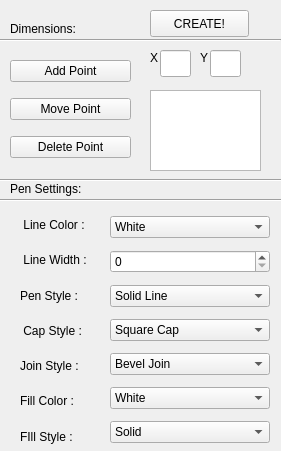
       <widget class="QWidget" name="polygonAddMenu" native="true">
        <property name="geometry">
         <rect>
          <x>10</x>
          <y>50</y>
          <width>281</width>
          <height>451</height>
         </rect>
        </property>
        <widget class="QLabel" name="polygonAddMenu_dimensions_endPointYLabel">
         <property name="geometry">
          <rect>
           <x>200</x>
           <y>50</y>
           <width>16</width>
           <height>16</height>
          </rect>
         </property>
         <property name="text">
          <string>Y</string>
         </property>
        </widget>
        <widget class="Line" name="polygonAddMenu_dimensions_formatLine">
         <property name="geometry">
          <rect>
           <x>-20</x>
           <y>25</y>
           <width>301</width>
           <height>31</height>
          </rect>
         </property>
         <property name="orientation">
          <enum>Qt::Horizontal</enum>
         </property>
        </widget>
        <widget class="QLineEdit" name="polygonAddMenu_dimensions_startPointY">
         <property name="geometry">
          <rect>
           <x>210</x>
           <y>50</y>
           <width>31</width>
           <height>27</height>
          </rect>
         </property>
        </widget>
        <widget class="QListWidget" name="polygonAddMenu_dimensions_pointList">
         <property name="geometry">
          <rect>
           <x>150</x>
           <y>90</y>
           <width>111</width>
           <height>81</height>
          </rect>
         </property>
         <property name="currentRow">
          <number>-1</number>
         </property>
         <property name="sortingEnabled">
          <bool>true</bool>
         </property>
        </widget>
        <widget class="QWidget" name="verticalLayoutWidget_24">
         <property name="geometry">
          <rect>
           <x>110</x>
           <y>210</y>
           <width>160</width>
           <height>241</height>
          </rect>
         </property>
         <layout class="QVBoxLayout" name="verticalLayout_18">
          <item>
           <widget class="QComboBox" name="polygonAddMenu_penSettings_lineColorCombo">
            <item>
             <property name="text">
              <string>White</string>
             </property>
            </item>
            <item>
             <property name="text">
              <string>Black</string>
             </property>
            </item>
            <item>
             <property name="text">
              <string>Cyan</string>
             </property>
            </item>
            <item>
             <property name="text">
              <string>Dark Cyan</string>
             </property>
            </item>
            <item>
             <property name="text">
              <string>Red</string>
             </property>
            </item>
            <item>
             <property name="text">
              <string>Dark Red</string>
             </property>
            </item>
            <item>
             <property name="text">
              <string>Magenta</string>
             </property>
            </item>
            <item>
             <property name="text">
              <string>Dark Magenta</string>
             </property>
            </item>
            <item>
             <property name="text">
              <string>Green</string>
             </property>
            </item>
            <item>
             <property name="text">
              <string>Dark Green</string>
             </property>
            </item>
            <item>
             <property name="text">
              <string>Yellow</string>
             </property>
            </item>
            <item>
             <property name="text">
              <string>Dark Yellow</string>
             </property>
            </item>
            <item>
             <property name="text">
              <string>Blue</string>
             </property>
            </item>
            <item>
             <property name="text">
              <string>Dark Blue</string>
             </property>
            </item>
            <item>
             <property name="text">
              <string>Grey</string>
             </property>
            </item>
            <item>
             <property name="text">
              <string>Dark Grey</string>
             </property>
            </item>
            <item>
             <property name="text">
              <string>Light Grey</string>
             </property>
            </item>
           </widget>
          </item>
          <item>
           <widget class="QSpinBox" name="polygonAddMenu_penSettings_lineWidthSpinBox"/>
          </item>
          <item>
           <widget class="QComboBox" name="polygonAddMenu_penSettings_penStyleCombo">
            <item>
             <property name="text">
              <string>Solid Line</string>
             </property>
            </item>
            <item>
             <property name="text">
              <string>Dash Line</string>
             </property>
            </item>
            <item>
             <property name="text">
              <string>Dot Line</string>
             </property>
            </item>
            <item>
             <property name="text">
              <string>Dash-Dot Line</string>
             </property>
            </item>
            <item>
             <property name="text">
              <string>Dash-Dot-Dot Line</string>
             </property>
            </item>
           </widget>
          </item>
          <item>
           <widget class="QComboBox" name="polygonAddMenu_penSettings_capStyleCombo">
            <item>
             <property name="text">
              <string>Square Cap</string>
             </property>
            </item>
            <item>
             <property name="text">
              <string>Flat Cap</string>
             </property>
            </item>
            <item>
             <property name="text">
              <string>Round Cap</string>
             </property>
            </item>
           </widget>
          </item>
          <item>
           <widget class="QComboBox" name="polygonAddMenu_penSettings_joinStyleCombo">
            <item>
             <property name="text">
              <string>Bevel Join</string>
             </property>
            </item>
            <item>
             <property name="text">
              <string>Miter Join</string>
             </property>
            </item>
            <item>
             <property name="text">
              <string>Round Join</string>
             </property>
            </item>
           </widget>
          </item>
          <item>
           <widget class="QComboBox" name="polygonAddMenu_penSettings_brushColorCombo">
            <item>
             <property name="text">
              <string>White</string>
             </property>
            </item>
            <item>
             <property name="text">
              <string>Black</string>
             </property>
            </item>
            <item>
             <property name="text">
              <string>Cyan</string>
             </property>
            </item>
            <item>
             <property name="text">
              <string>Dark Cyan</string>
             </property>
            </item>
            <item>
             <property name="text">
              <string>Red</string>
             </property>
            </item>
            <item>
             <property name="text">
              <string>Dark Red</string>
             </property>
            </item>
            <item>
             <property name="text">
              <string>Magenta</string>
             </property>
            </item>
            <item>
             <property name="text">
              <string>Dark Magenta</string>
             </property>
            </item>
            <item>
             <property name="text">
              <string>Green</string>
             </property>
            </item>
            <item>
             <property name="text">
              <string>Dark Green</string>
             </property>
            </item>
            <item>
             <property name="text">
              <string>Yellow</string>
             </property>
            </item>
            <item>
             <property name="text">
              <string>Dark Yellow</string>
             </property>
            </item>
            <item>
             <property name="text">
              <string>Blue</string>
             </property>
            </item>
            <item>
             <property name="text">
              <string>Dark Blue</string>
             </property>
            </item>
            <item>
             <property name="text">
              <string>Gray</string>
             </property>
            </item>
            <item>
             <property name="text">
              <string>Dark Gray</string>
             </property>
            </item>
            <item>
             <property name="text">
              <string>Light Gray</string>
             </property>
            </item>
           </widget>
          </item>
          <item>
           <widget class="QComboBox" name="polygonAddMenu_penSettings_brushStyleCombo">
            <item>
             <property name="text">
              <string>Solid</string>
             </property>
            </item>
            <item>
             <property name="text">
              <string>No Brush</string>
             </property>
            </item>
            <item>
             <property name="text">
              <string>Dense 1</string>
             </property>
            </item>
            <item>
             <property name="text">
              <string>Dense 2</string>
             </property>
            </item>
            <item>
             <property name="text">
              <string>Dense 3</string>
             </property>
            </item>
            <item>
             <property name="text">
              <string>Dense 4</string>
             </property>
            </item>
            <item>
             <property name="text">
              <string>Dense 5</string>
             </property>
            </item>
            <item>
             <property name="text">
              <string>Dense 6</string>
             </property>
            </item>
            <item>
             <property name="text">
              <string>Dense 7</string>
             </property>
            </item>
            <item>
             <property name="text">
              <string>Horizontal</string>
             </property>
            </item>
            <item>
             <property name="text">
              <string>Vertical</string>
             </property>
            </item>
            <item>
             <property name="text">
              <string>Cross</string>
             </property>
            </item>
            <item>
             <property name="text">
              <string>Back Diag.</string>
             </property>
            </item>
            <item>
             <property name="text">
              <string>Forward Diag.</string>
             </property>
            </item>
            <item>
             <property name="text">
              <string>Diag. Cross</string>
             </property>
            </item>
           </widget>
          </item>
         </layout>
        </widget>
        <widget class="Line" name="polygonAddMenu_penSettings_formatLineTop">
         <property name="geometry">
          <rect>
           <x>-10</x>
           <y>170</y>
           <width>301</width>
           <height>20</height>
          </rect>
         </property>
         <property name="orientation">
          <enum>Qt::Horizontal</enum>
         </property>
        </widget>
        <widget class="Line" name="polygonAddMenu_penSettings_formatLineBot">
         <property name="geometry">
          <rect>
           <x>-10</x>
           <y>190</y>
           <width>301</width>
           <height>20</height>
          </rect>
         </property>
         <property name="orientation">
          <enum>Qt::Horizontal</enum>
         </property>
        </widget>
        <widget class="QLabel" name="polygonAddMenu_penSettingLabel">
         <property name="geometry">
          <rect>
           <x>10</x>
           <y>180</y>
           <width>101</width>
           <height>17</height>
          </rect>
         </property>
         <property name="text">
          <string>Pen Settings:</string>
         </property>
        </widget>
        <widget class="QLabel" name="polygonAddMenu_dimensionLabel">
         <property name="geometry">
          <rect>
           <x>10</x>
           <y>20</y>
           <width>91</width>
           <height>17</height>
          </rect>
         </property>
         <property name="text">
          <string>Dimensions:</string>
         </property>
        </widget>
        <widget class="QWidget" name="verticalLayoutWidget_25">
         <property name="geometry">
          <rect>
           <x>10</x>
           <y>50</y>
           <width>121</width>
           <height>121</height>
          </rect>
         </property>
         <layout class="QVBoxLayout" name="verticalLayout_19">
          <item>
           <widget class="QPushButton" name="polygonAddMenu_dimensions_addPointButton">
            <property name="text">
             <string>Add Point</string>
            </property>
           </widget>
          </item>
          <item>
           <widget class="QPushButton" name="polygonAddMenu_dimensions_movePointButton">
            <property name="text">
             <string>Move Point</string>
            </property>
           </widget>
          </item>
          <item>
           <widget class="QPushButton" name="polygonAddMenu_dimensions_deletePointButton">
            <property name="text">
             <string>Delete Point</string>
            </property>
           </widget>
          </item>
         </layout>
        </widget>
        <widget class="QWidget" name="verticalLayoutWidget_26">
         <property name="geometry">
          <rect>
           <x>20</x>
           <y>210</y>
           <width>101</width>
           <height>241</height>
          </rect>
         </property>
         <layout class="QVBoxLayout" name="verticalLayout_26">
          <item>
           <widget class="QLabel" name="polygonAddMenu_penSettings_lineColorLabel">
            <property name="text">
             <string> Line Color :</string>
            </property>
           </widget>
          </item>
          <item>
           <widget class="QLabel" name="polygonAddMenu_penSettings_lineWidthLabel">
            <property name="text">
             <string> Line Width :</string>
            </property>
           </widget>
          </item>
          <item>
           <widget class="QLabel" name="polygonAddMenu_penSettings_penStyleLabel">
            <property name="text">
             <string>Pen Style :</string>
            </property>
           </widget>
          </item>
          <item>
           <widget class="QLabel" name="polygonAddMenu_penSettings_capStyleLabel">
            <property name="text">
             <string> Cap Style :</string>
            </property>
           </widget>
          </item>
          <item>
           <widget class="QLabel" name="polygonAddMenu_penSettings_joinStyleLabel">
            <property name="text">
             <string>Join Style :</string>
            </property>
           </widget>
          </item>
          <item>
           <widget class="QLabel" name="polygonAddMenu_penSettings_brushColorLabel">
            <property name="text">
             <string>Fill Color :</string>
            </property>
           </widget>
          </item>
          <item>
           <widget class="QLabel" name="polygonAddMenu_penSettings_brushStyleLabel">
            <property name="text">
             <string>FIll Style :</string>
            </property>
           </widget>
          </item>
         </layout>
        </widget>
        <widget class="QLineEdit" name="polygonAddMenu_dimensions_startPointX">
         <property name="geometry">
          <rect>
           <x>160</x>
           <y>50</y>
           <width>31</width>
           <height>27</height>
          </rect>
         </property>
        </widget>
        <widget class="QPushButton" name="polygonAddMenu_createButton">
         <property name="geometry">
          <rect>
           <x>150</x>
           <y>10</y>
           <width>99</width>
           <height>27</height>
          </rect>
         </property>
         <property name="text">
          <string>CREATE!</string>
         </property>
        </widget>
        <widget class="QLabel" name="polygonAddMenu_dimensions_startPointXLabel">
         <property name="geometry">
          <rect>
           <x>150</x>
           <y>50</y>
           <width>16</width>
           <height>16</height>
          </rect>
         </property>
         <property name="text">
          <string>X</string>
         </property>
        </widget>
       </widget>
